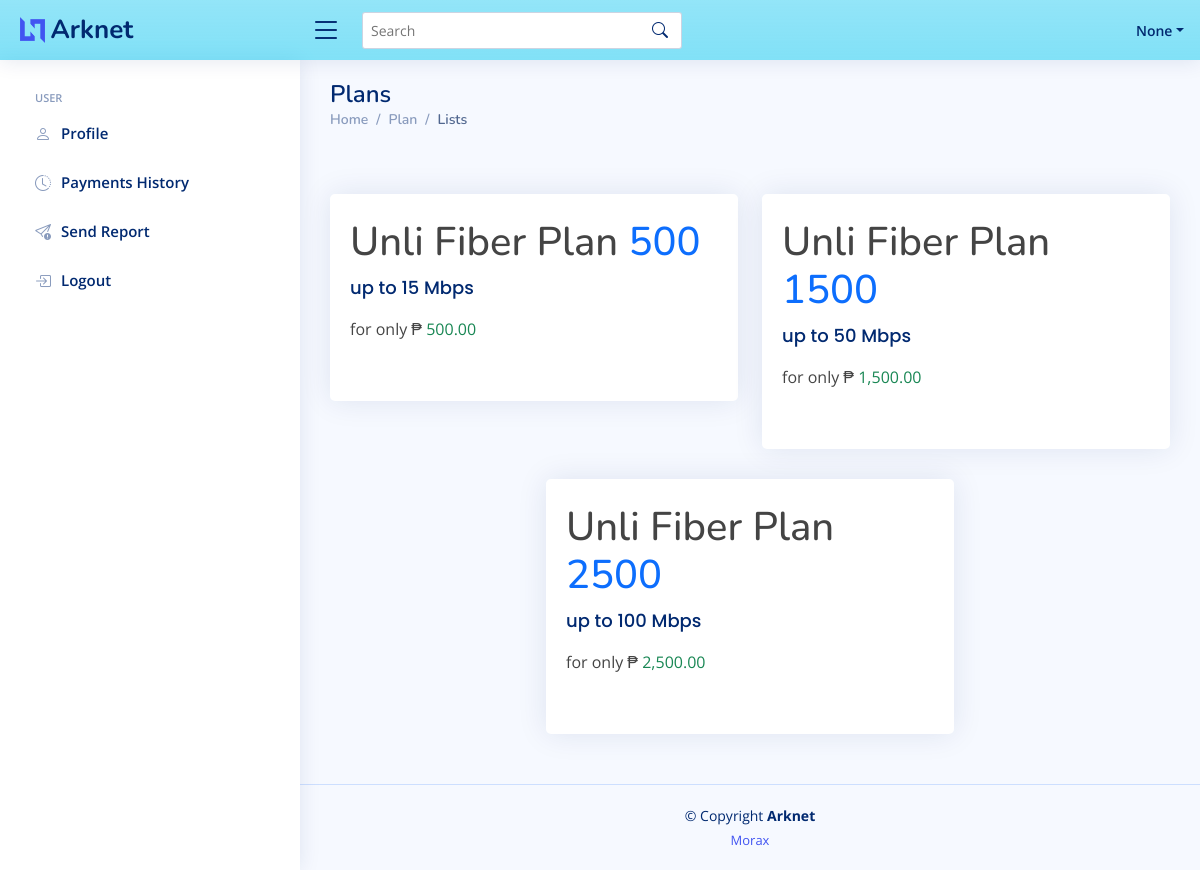
/plan/, run on the app's committed database.
### app/models.py (models this page shows, shortened)
class Plan(db.Model):
    id = db.Column(db.Integer, primary_key=True)
    price = db.Column(db.Integer, nullable=False)
    speed = db.Column(db.Integer, nullable=False)

### app/plan/routes.py (the view)
@plan_bp.route("/")
def plan_lists():
    plans = db.session.query(Plan).order_by(Plan.price).all()
    context = dict(
        plans=plans
    )
    return render_template('plan/lists.html', **context)

### app/auth/utils.py (called while the page is built)
def load_user() -> User:
    return User.query.filter_by(username=session.get("username")).first()

### app/templates/plan/lists.html (shortened to what this page needs)
{% extends 'base.html' %}
{% block body %}
  <header id="header" class="header fixed-top d-flex align-items-center bg-info bg-gradient bg-opacity-50">
    {% include 'includes/logo.html' %}
    {% include 'includes/search_bar.html' %}
    {% include 'includes/navbar.html' %}
  </header>
   {% include 'includes/sidenav.html' %}
  <main id="main" class="main">
    <div class="pagetitle">
      <h1>Plans</h1>
      <nav>
        <ol class="breadcrumb">
          <li class="breadcrumb-item"><a href="{{ url_for('main.dashboard') }}">Home</a></li>
          <li class="breadcrumb-item">Plan</li>
          <li class="breadcrumb-item active">Lists</li>
        </ol>
      </nav>
    </div>
    <section class="section pt-5">
        <div class="row">
            {% for plan in plans %}
							<div class="col-xxl-3 col-md-6 mx-auto">
            		<div class="card info-card sales-card py-4">
            		  <div class="card-body">
            		    <h1>Unli Fiber Plan <span class="h1 text-primary">{{ plan.price }} </span></h1>
            		    <p><span class="card-title text-"> up to {{ plan.speed }} Mbps</span></p>
            		    <p>for only ₱ <span class="text-success">{{ "{:,.2f}".format(plan.price) }}</span></p>
            		  </div>
            		</div>
							</div>
						{% endfor %}
        </div>
      </section>
  </main>
{% endblock %}

### app/static/css/style.css (style rules this page uses)
:root { scroll-behavior: smooth; }
body { font-family: "Open Sans", sans-serif; background: #f6f9ff; color: #444444; }
a { color: #4154f1; text-decoration: none; }
h1, h2, h3, h4, h5, h6 { font-family: "Nunito", sans-serif; }
#main { margin-top: 60px; padding: 20px 30px; transition: all 0.3s; }
.pagetitle { margin-bottom: 10px; }
.pagetitle h1 { font-size: 24px; margin-bottom: 0; font-weight: 600; color: #012970; }
.card { margin-bottom: 30px; border: none; border-radius: 5px; box-shadow: 0px 0 30px rgba(1, 41, 112, 0.1); }
.card-title { padding: 20px 0 15px 0; font-size: 18px; font-weight: 500; color: #012970; font-family: "Poppins", sans-serif; }
.card-body { padding: 0 20px 20px 20px; }
.breadcrumb { font-size: 14px; font-family: "Nunito", sans-serif; color: #899bbd; font-weight: 600; }
.breadcrumb a { color: #899bbd; transition: 0.3s; }
.breadcrumb .breadcrumb-item::before { color: #899bbd; }
.breadcrumb .active { color: #51678f; font-weight: 600; }
.header { transition: all 0.5s; z-index: 997; height: 60px; box-shadow: 0px 2px 20px rgba(1, 41, 112, 0.1); background-color: #fff; padding-left: 20px; }
@media (min-width: 1200px) { #main, #footer { margin-left: 300px; } }

### data on the page
Plan: price "500", speed "15", price "500.00"
Plan: price "1500", speed "50", price "1,500.00"
Plan: price "2500", speed "100", price "2,500.00"

### other printed values
{{ load_user() }} "None"
